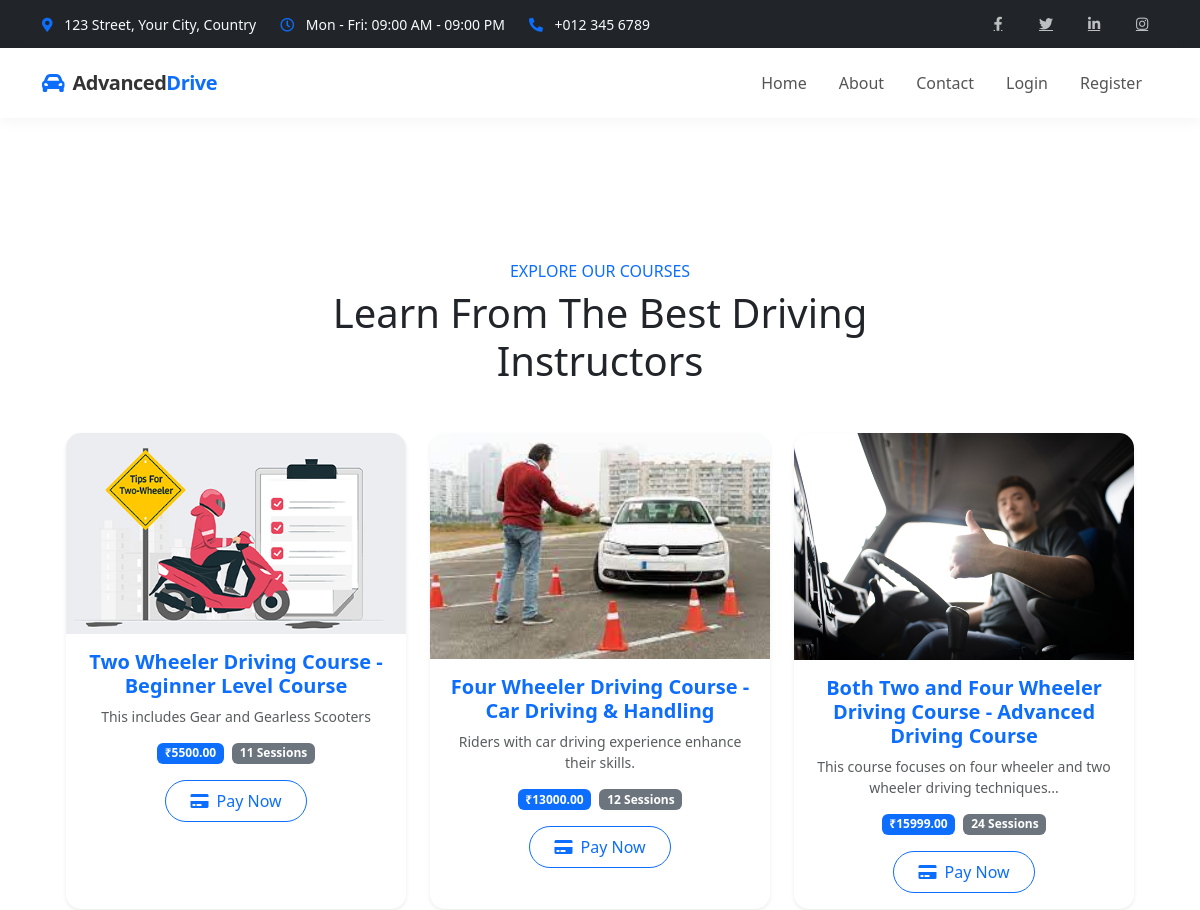
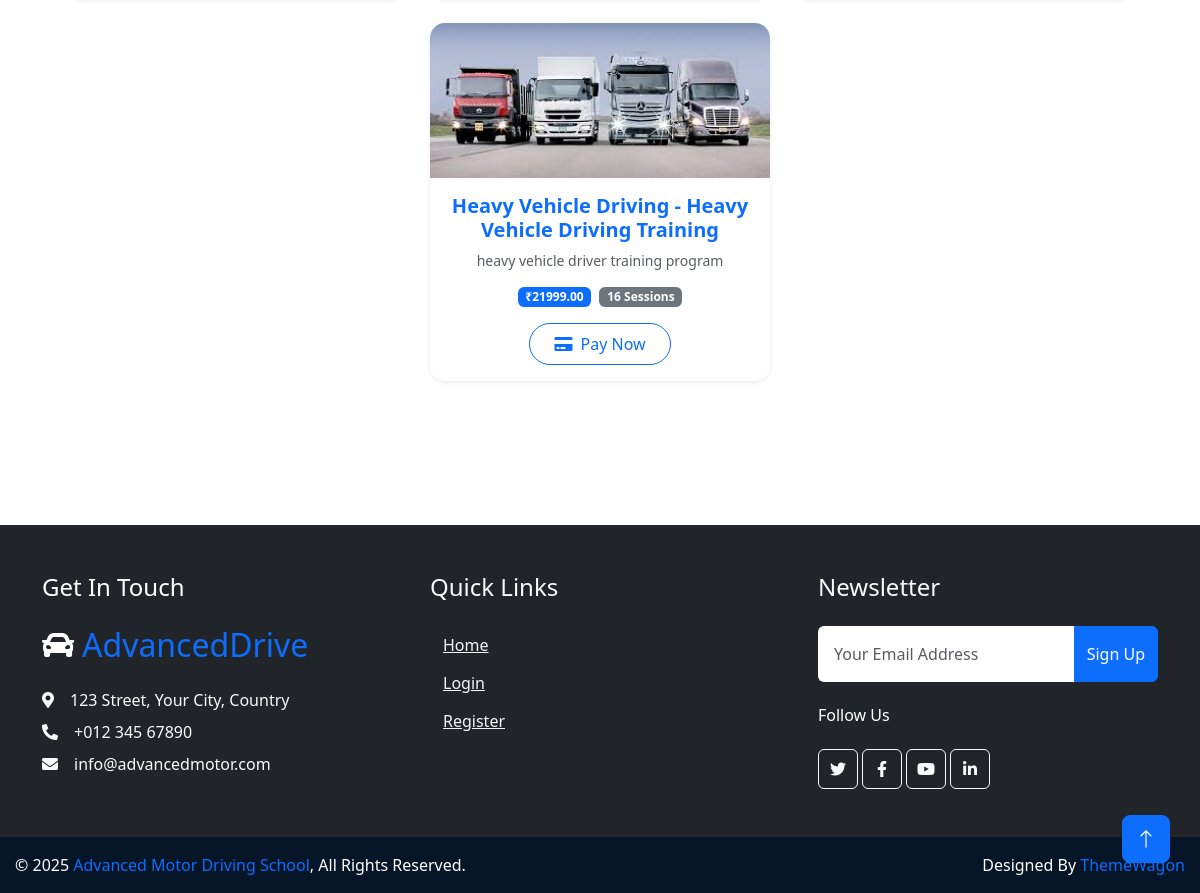
Page /courses/ on the committed database (2 pictures, top to bottom).
### students/models.py (models this page shows, shortened)
class TrainingPackage(models.Model):
    course = models.ForeignKey(Course, on_delete=models.CASCADE, related_name='packages',null=True, blank=True)
    name = models.CharField(max_length=100)
    description = models.TextField()
    vehicle_type = models.CharField(max_length=10, choices=Vehicle.VEHICLE_TYPES)
    sessions = models.PositiveIntegerField()
    price = models.DecimalField(max_digits=10, decimal_places=2)
    def __str__(self):
        return f"{self.course.title} - {self.name}"

class Course(models.Model):
    title = models.CharField(max_length=200)
    description = models.TextField()
    image = models.ImageField(upload_to='course_images/', blank=True, null=True)
    category = models.CharField(max_length=100, blank=True)
    level = models.CharField(max_length=50, choices=[('beginner', 'Beginner'), ('intermediate', 'Intermediate'), ('advanced', 'Advanced')], default='beginner')
    vehicle_type = models.CharField(max_length=10, choices=Vehicle.VEHICLE_TYPES)

### accounts/views.py (the view)
# urls.py: path('courses/', views.available_courses, name='courses'),
def available_courses(request):
    print("🔍 DEBUG: available_courses view is executing...")
    courses = Course.objects.prefetch_related('packages').all()
    print(f"📢 Found {courses.count()} courses")
    for course in courses:
        print(f"✅ Course: {course.title}, Packages: {list(course.packages.all())}")
    return render(request, "students/courses.html", {"courses": courses}) # Temporary response for testing

### students/templates/students/courses.html (shortened to what this page needs)
{% extends 'base.html' %}
{% load static %}
{% block content %}
<div class="container-xxl py-6">
    <div class="container">
        <div class="text-center mx-auto mb-5 wow fadeInUp" data-wow-delay="0.1s" style="max-width: 600px;">
            <h6 class="text-primary text-uppercase mb-2">Explore Our Courses</h6>
            <h1 class="display-6 mb-4">Learn From The Best Driving Instructors</h1>
        </div>
        <div class="row g-4 justify-content-center">
            {% for course in courses %}
            {% for package in course.packages.all %}
                <div class="col-lg-4 col-md-6">
                    <div class="card border-0 shadow-sm h-100 course-card">
                        {% if course.image %}
                            <img src="{{ course.image.url }}" class="card-img-top" alt="{{ course.title }}">
                        {% else %}
                            <img src="{% static 'img/default-course.jpg' %}" class="card-img-top" alt="Default Image">
                        {% endif %}
                        <div class="card-body text-center">
                            <h5 class="card-title text-primary">{{ course.title }} - {{ package.name }}</h5>
                            <p class="text-muted small">{{ course.description|truncatewords:15 }}</p>
                            <div class="d-flex justify-content-center mb-3">
                                <span class="badge bg-primary me-2">₹{{ package.price }}</span>
                                <span class="badge bg-secondary">{{ package.sessions }} Sessions</span>
                            </div>
                            <a href="javascript:void(0)" onclick="payNow('{{ package.id }}')" class="btn btn-outline-primary rounded-pill px-4 py-2">
                                <i class="fas fa-credit-card me-1"></i> Pay Now
                            </a>
                        </div>
                    </div>
                </div>
            {% endfor %}
            {% empty %}
                <p class="text-center">No courses available at the moment.</p>
            {% endfor %}
        </div>
    </div>
</div>
{% endblock %}

### static/css/style.css (style rules this page uses)
:root { --primary: #F3BD00; --secondary: #757575; --light: #F3F6F8; --dark: #0C2B4B; }
.py-6 { padding-top: 6rem; padding-bottom: 6rem; }
.btn { font-weight: 500; transition: .5s; }
.text-primary { color: var(--primary-color, #0d6efd); }
.course-card { transition: transform 0.3s ease, box-shadow 0.3s ease; border-radius: 15px; overflow: hidden; }

### templates/base.html (style rules this page uses)
.text-primary { color: var(--primary-color, #0d6efd); }
html, body { height: 100%; margin: 0; padding: 0; display: flex; flex-direction: column; }

### students/templates/students/courses.html (style rules this page uses)
.course-card { transition: transform 0.3s ease-in-out, box-shadow 0.3s ease-in-out; border-radius: 15px; overflow: hidden; }
.card-body h5 { font-weight: bold; }
.btn-outline-primary { transition: 0.3s ease-in-out; }

### rows in the picture
Course: title "Two Wheeler Driving Course", description "This includes Gear and Gearless Scooters"
TrainingPackage: image (picture), name "Beginner Level Course", price "5500.00", sessions "11"
Course: title "Four Wheeler Driving Course", description "Riders with car driving experience enhance their skills."
TrainingPackage: image (picture), name "Car Driving & Handling", price "13000.00", sessions "12"
Course: title "Both Two and Four Wheeler Driving Course", description "This course focuses on four wheeler and two wheeler driving techniques..."
TrainingPackage: image (picture), name "Advanced Driving Course", price "15999.00", sessions "24"
Course: title "Heavy Vehicle Driving", description "heavy vehicle driver training program"
TrainingPackage: image (picture), name "Heavy Vehicle Driving Training", price "21999.00", sessions "16"
